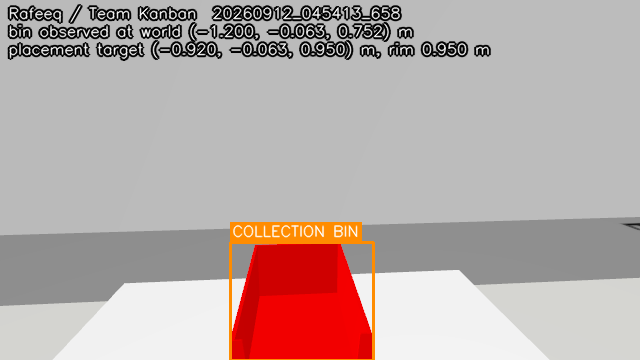
#> input picture erc_images/red_bin_20260912_045413_658.png, 640 x 360 px
$ python -i vision.py   (imports and definitions only)
#> lines starting #> are read from the running program, lines starting #| are printed output that depends on the picture; after the words box and inside, x2 and y2 are one past the last pixel; in counts of white or black regions, pixels touching at a corner belong together
#> further down, picture is the input picture: shape (360, 640, 3); mean B, G, R 167.3, 169.6, 184.8
"""Pure OpenCV/numpy detectors - no ROS imports.

Keeping the vision maths free of ROS means it can be exercised against saved
PNGs on any machine, which is how this module should be regression-tested
before every competition run. ``perception_node`` is a thin ROS wrapper
around these functions.

Everything here exploits how simple the arena actually is:

* Number plates are a black digit on a plain white square, and the exact
  digit textures ship in ``erc_description``. No OCR is needed - we template
  match against the ground-truth PNGs.
* Books are flat, unlit, fully saturated primaries (``<ambient>`` and
  ``<diffuse>`` only, no texture), presented spine-on as a 0.03 x 0.25 m
  rectangle. That 1:8 aspect ratio rejects almost every false positive.
* The bin is the only large red object near the start zone.
"""

import os

import cv2
import numpy as np

# HSV thresholds (OpenCV ranges: H 0-179, S 0-255, V 0-255).
# The books are rendered from pure RGBA primaries, so hue is essentially
# exact and the bands can be tight. Red needs two bands because it wraps.
COLOUR_RANGES = {
    'red': [((0, 110, 60), (10, 255, 255)),
            ((168, 110, 60), (179, 255, 255))],
    'green': [((45, 110, 60), (85, 255, 255))],
    'blue': [((100, 110, 60), (135, 255, 255))],
    'yellow': [((20, 110, 60), (35, 255, 255))],
}

#: BGR draw colours for annotation, matched to the book colour names.
DRAW_BGR = {
    'red': (0, 0, 255),
    'green': (0, 200, 0),
    'blue': (255, 0, 0),
    'yellow': (0, 220, 220),
    'marker': (255, 0, 255),
    'bin': (0, 140, 255),
}

#: Canonical size every digit crop is normalised to before matching, (w, h).
TEMPLATE_SIZE = (48, 64)


def colour_mask(bgr, colour):
    """Binary mask of every pixel matching a named book colour."""
#> called with colour = 'red'
    hsv = cv2.cvtColor(bgr, cv2.COLOR_BGR2HSV)
#> hsv: shape (360, 640, 3); mean H, S, V 2.2, 19.2, 184.8
    mask = np.zeros(hsv.shape[:2], np.uint8)

    for lo, hi in COLOUR_RANGES[colour]:
        mask |= cv2.inRange(hsv, np.array(lo, np.uint8), np.array(hi, np.uint8))
#> this loop made 2 passes
#> pass 1, in colour_mask, `mask |= cv2.inRange(hsv, np.array(lo, np.uint8), np.array(hi, np.uint8))`:
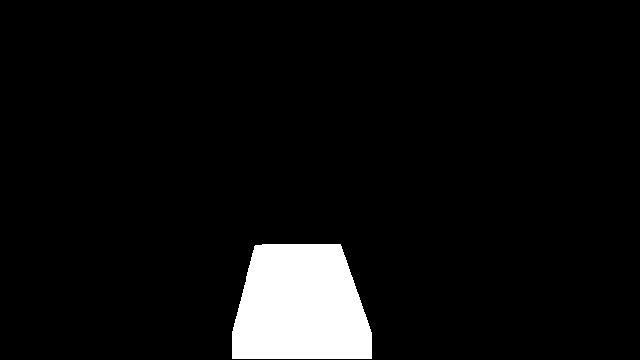
#> mask: shape (360, 640); 5.9% white; 1 white region, box (x1, y1, x2, y2) and area: (232, 244, 372, 359) 13681

    # Close pinholes, then drop speckle.
    kernel = np.ones((3, 3), np.uint8)
    mask = cv2.morphologyEx(mask, cv2.MORPH_CLOSE, kernel, iterations=2)
#> mask: shape (360, 640); 6% white; 1 white region
    mask = cv2.morphologyEx(mask, cv2.MORPH_OPEN, kernel, iterations=1)
    return mask


# [295 lines left out: functions _binarise_digit, _crop_to_ink, _normalise, load_digit_templates, _match_digit, detect_number_plates and 6 more, not called in this run]


def red_bin_candidates(bgr, min_area=2500, min_fill=0.35, max_aspect=4.0):
    """Every red blob that is shaped like the collection bin, largest first.

    Called only while the robot faces the start zone, so the red books on the
    shelf are behind it.  Three cues separate the bin from the other red things
    that can be in frame - a red book on a shelf behind, or the red book in our
    own gripper:

    * **size**: the bin subtends far more area than a book spine;
    * **shape**: a spine is a narrow vertical bar, the bin is broad;
    * **solidity**: the bin's face is a filled rectangle.

    Shape alone cannot settle it, though.  A red book carried in the gripper is
    seen side-on - its 0.16 x 0.25 m face, aspect 0.64 - and from half a metre
    it can out-size the bin.  So every qualifying blob is returned, and the
    caller deprojects each in turn and keeps the first that is where the bin
    can actually be.  Returning only the largest would let the book we are
    holding hide the bin for the whole search.
    """
    mask = colour_mask(bgr, 'red')
    contours, _ = cv2.findContours(
        mask, cv2.RETR_EXTERNAL, cv2.CHAIN_APPROX_SIMPLE)
#> contours = 1 contour; box (x1, y1, x2, y2) and area: (232, 244, 372, 360) 13594

    found = []
    for contour in contours:
        x, y, w, h = cv2.boundingRect(contour)
        area = cv2.contourArea(contour)
        if area < min_area or h == 0 or w == 0:
            continue

        aspect = w / float(h)
        if aspect < 0.55:
            continue            # too narrow: that is a book spine
        if aspect > max_aspect:
            continue            # a wide thin band is a wall edge, not the bin
        if area / float(w * h) < min_fill:
            continue            # ragged: not a solid box face

        found.append({
            'bbox': (x, y, w, h),
            'centroid': (x + w / 2.0, y + h / 2.0),
            'area': float(area),
            'aspect': float(aspect),
            'colour': 'bin',
        })
#> this loop made 1 pass
#> (x, y, w, h, area, aspect) on pass 1: (232, 244, 140, 116, 13593.5, 1.21)
#> after the loop, found = 1 item

    found.sort(key=lambda blob: -blob['area'])
    return found


# [133 lines left out: functions detect_red_bin, column_box_from_plate, annotate_many, annotate, wrap_to_width, stamp and 1 more, not called in this run]

>>> import cv2
>>> picture = cv2.imread('../../../erc_images/red_bin_20260912_045413_658.png')
>>> result = red_bin_candidates(picture)
#> result = 1 item
